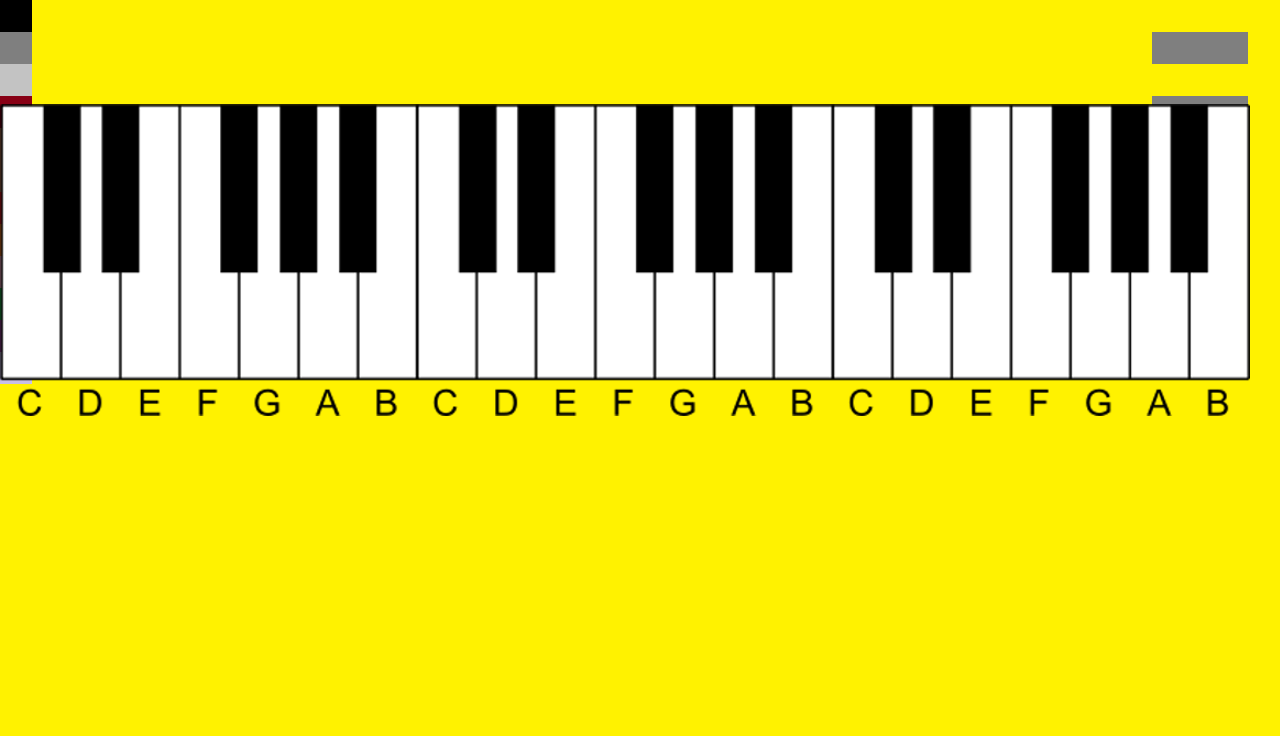

Tiled map render using the project's own tile images. Description and the map definition, with tile-layer contents summarised, below:
An orthogonal 40x23 tile map with 32x32 px tiles, 4 tile layers (Background, Buttons, test, Copy of Piano Keys), 2 hidden layers not drawn, 2 tilesets and 64 objects (19x 4, 19x 5, 19x 6, mouse, key, ...).

<map version="1.0" tiledversion="1.1.2" orientation="orthogonal" renderorder="right-down" width="40" height="23" tilewidth="32" tileheight="32" infinite="0" nextobjectid="117">
 <tileset firstgid="1" source="Color Palette 2.tsx" />
 <tileset firstgid="1223" source="Piano Keys.tsx" />
 <layer name="Background" width="40" height="23">
  <data>[920 cells, 920 non-empty, 1 distinct tile ids]</data>
 </layer>
 <layer name="Buttons" width="40" height="23">
  <data>[920 cells, 69 non-empty, 5 distinct tile ids]</data>
 </layer>
 <layer name="test" width="40" height="23">
  <data>[920 cells, 12 non-empty, 11 distinct tile ids]</data>
 </layer>
 <layer name="Piano Keys" width="40" height="23" visible="0">
  <data>[920 cells, 1 non-empty, 1 distinct tile ids]</data>
 </layer>
 <layer name="Copy of Piano Keys" width="40" height="23">
  <data>[920 cells, 1 non-empty, 1 distinct tile ids]</data>
 </layer>
 <imagelayer name="Keys" visible="0" offsetx="16" offsety="408">
  <image source="../img/6a01156fd16a08970c01310fc5201b970c - Copy.png" width="1250" height="312" />
 </imagelayer>
 <objectgroup name="Piano Keys">
  <object id="35" name="C#4" type="4" x="40" y="392" width="40" height="168" />
  <object id="37" name="D#4" type="4" x="104" y="392" width="32" height="168" />
  <object id="40" name="C4" type="4" x="0" y="392" width="40" height="168" />
  <object id="49" name="D4" type="4" x="80" y="392" width="24" height="168" />
  <object id="50" name="D4" type="4" x="64" y="560" width="56" height="104" />
  <object id="51" name="mouse" x="256" y="56" width="32" height="32" />
  <object id="54" name="E4" type="4" x="136" y="392" width="40" height="168" />
  <object id="55" name="key" x="496" y="96" width="32" height="40" />
  <object id="56" name="C4" type="4" x="0" y="560" width="56" height="104" />
  <object id="57" name="E4" type="4" x="120" y="560" width="56" height="104" />
  <object id="58" name="G4" type="4" x="240" y="560" width="56" height="104" />
  <object id="59" name="G4" type="4" x="256" y="392" width="24" height="168" />
  <object id="60" name="G#4" type="4" x="280" y="392" width="40" height="168" />
  <object id="61" name="F#4" type="4" x="216" y="392" width="40" height="168" />
  <object id="62" name="F4" type="4" x="176" y="392" width="40" height="168" />
  <object id="63" name="F4" type="4" x="176" y="560" width="56" height="104" />
  <object id="64" name="A4" type="4" x="296" y="560" width="56" height="104" />
  <object id="65" name="A4" type="4" x="320" y="392" width="16" height="168" />
  <object id="66" name="A#4" type="4" x="336" y="392" width="40" height="168" />
  <object id="67" name="B4" type="4" x="360" y="560" width="56" height="104" />
  <object id="68" name="B4" type="4" x="376" y="392" width="40" height="168" />
  <object id="69" name="B5" type="5" x="792" y="392" width="40" height="168" />
  <object id="70" name="B5" type="5" x="776" y="560" width="56" height="104" />
  <object id="71" name="A#5" type="5" x="752" y="392" width="40" height="168" />
  <object id="72" name="F#5" type="5" x="632" y="392" width="40" height="168" />
  <object id="73" name="C#5" type="5" x="456" y="392" width="40" height="168" />
  <object id="74" name="D5" type="5" x="496" y="392" width="24" height="168" />
  <object id="75" name="G5" type="5" x="672" y="392" width="24" height="168" />
  <object id="76" name="C5" type="5" x="416" y="392" width="40" height="168" />
  <object id="77" name="A5" type="5" x="736" y="392" width="16" height="168" />
  <object id="78" name="D5" type="5" x="480" y="560" width="56" height="104" />
  <object id="79" name="G#5" type="5" x="696" y="392" width="40" height="168" />
  <object id="80" name="E5" type="5" x="536" y="560" width="56" height="104" />
  <object id="81" name="A5" type="5" x="712" y="560" width="56" height="104" />
  <object id="82" name="F5" type="5" x="592" y="560" width="56" height="104" />
  <object id="83" name="C5" type="5" x="416" y="560" width="56" height="104" />
  <object id="84" name="G5" type="5" x="656" y="560" width="56" height="104" />
  <object id="85" name="F5" type="5" x="592" y="392" width="40" height="168" />
  <object id="86" name="D#5" type="5" x="520" y="392" width="32" height="168" />
  <object id="87" name="E5" type="5" x="552" y="392" width="40" height="168" />
  <object id="88" name="B6" type="6" x="1208" y="392" width="40" height="168" />
  <object id="89" name="B6" type="6" x="1192" y="560" width="56" height="104" />
  <object id="90" name="A#6" type="6" x="1168" y="392" width="40" height="168" />
  <object id="91" name="F#6" type="6" x="1048" y="392" width="40" height="168" />
  <object id="92" name="C#6" type="6" x="872" y="392" width="40" height="168" />
  <object id="93" name="D6" type="6" x="912" y="392" width="24" height="168" />
  <object id="94" name="G6" type="6" x="1088" y="392" width="24" height="168" />
  <object id="95" name="C6" type="6" x="832" y="392" width="40" height="168" />
  <object id="96" name="A6" type="6" x="1152" y="392" width="16" height="168" />
  <object id="97" name="D6" type="6" x="896" y="560" width="56" height="104" />
  <object id="98" name="G#6" type="6" x="1112" y="392" width="40" height="168" />
  <object id="99" name="E6" type="6" x="952" y="560" width="56" height="104" />
  <object id="100" name="A6" type="6" x="1128" y="560" width="56" height="104" />
  <object id="101" name="F6" type="6" x="1008" y="560" width="56" height="104" />
  <object id="102" name="C6" type="6" x="832" y="560" width="56" height="104" />
  <object id="103" name="G6" type="6" x="1072" y="560" width="56" height="104" />
  <object id="104" name="F6" type="6" x="1008" y="392" width="40" height="168" />
  <object id="105" name="D#6" type="6" x="936" y="392" width="32" height="168" />
  <object id="106" name="E6" type="6" x="968" y="392" width="40" height="168" />
  <object id="107" name="play_button_1" x="480" y="160" width="128" height="96" />
  <object id="109" name="play_button_2" x="672" y="160" width="128" height="96" />
  <object id="111" name="confirm" x="576" y="288" width="128" height="64" />
  <object id="112" name="back" x="1152" y="32" width="96" height="32">
   <properties>
    <property name="butname" value="Back" />
   </properties>
  </object>
  <object id="114" name="help" type="button" x="1152" y="96" width="96" height="32">
   <properties>
    <property name="butname" value="Help" />
   </properties>
  </object>
 </objectgroup>
</map>
